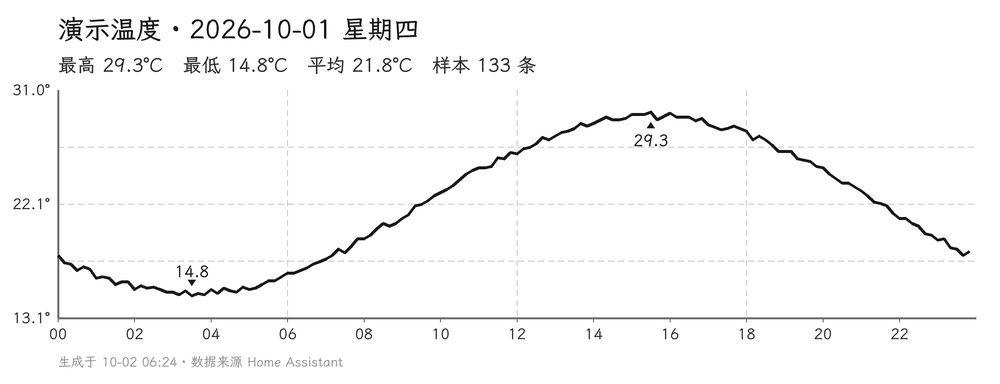
#> input picture ha_temp_chart/example.png, 1000 x 384 px
$ python -i image_processor.py   (imports and definitions only)
#> lines starting #> are read from the running program, lines starting #| are printed output that depends on the picture; after the words box and inside, x2 and y2 are one past the last pixel; in counts of white or black regions, pixels touching at a corner belong together
#!/usr/bin/python3
# -*-coding:utf-8 -*-
import numpy as np
from PIL import Image, ImageFilter, ImageOps, ImageEnhance, ImageDraw, ImageFont
import os


def _pack_block(bits_str: str) -> bytes:
    if len(bits_str) % 8 != 0:
        raise ValueError("bits_str should have the length of multiple of 8")
    partitioned_str = [bits_str[i:i + 8] for i in range(0, len(bits_str), 8)]
    int_str = [int(i, 2) for i in partitioned_str]
    return bytes(int_str)


def binimage2bitstream(bin_image: np.ndarray):
    assert bin_image.max() <= 1 and bin_image.min() >= 0
    return _pack_block(''.join(map(str, bin_image.flatten())))


# [12 lines left out: function im2binimage_threshold, not called in this run]


def dither_atkinson(num, thresh=127):
    derr = np.zeros(num.shape, dtype=float)
    div = 8
    for y in range(num.shape[0]):
        for x in range(num.shape[1]):
            newval = derr[y, x] + float(num[y, x])
            if newval >= thresh:
                errval = newval - 255.0
                num[y, x] = 1.0
            else:
                errval = newval
                num[y, x] = 0.0
            if x + 1 < num.shape[1]:
                derr[y, x + 1] += errval / div
                if x + 2 < num.shape[1]:
                    derr[y, x + 2] += errval / div
            if y + 1 < num.shape[0]:
                if x - 1 >= 0:
                    derr[y + 1, x - 1] += errval / div
                derr[y + 1, x] += errval / div
                if x + 1 < num.shape[1]:
                    derr[y + 1, x + 1] += errval / div
                if y + 2 < num.shape[0]:
                    derr[y + 2, x] += errval / div
    return num * 255


def im2binimage_dither(image_path, width=384):
#> called with image_path = '../ha_temp_chart/example.png', width = 384
    img = Image.open(image_path).convert('L')
#> img is the input picture: PIL image 1000x384 L; min 0, max 255, mean 248.8
    wpercent = (width / float(img.size[0]))
#> wpercent = 0.384
    hsize = int((float(img.size[1]) * float(wpercent)))
#> hsize = 147
    img = img.resize((width, hsize), Image.LANCZOS)
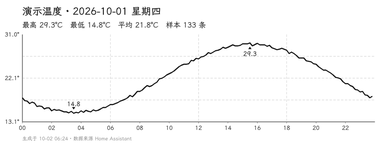
#> img: PIL image 384x147 L; min 5, max 255, mean 248.2
    m = np.array(img).astype(float)
    m2 = dither_atkinson(m)
#> after the loop in dither_atkinson, `for y in range(num.shape[0]):`:
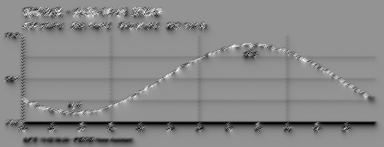
#> derr: shape (147, 384) float64; min -81.56, max 59.51, mean -5.4; drawn with min black and max white
#> after the loop in dither_atkinson, `for y in range(num.shape[0]):`:
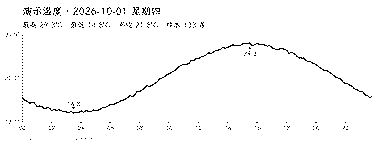
#> num: shape (147, 384) float64; values 0 (black) and 1 (white), 98.1% white; black in thin lines or dots, all inside (x1, y1, x2, y2) = (5, 7, 372, 140)
    out = Image.fromarray(m2[::-1, ::-1].astype(np.uint8))
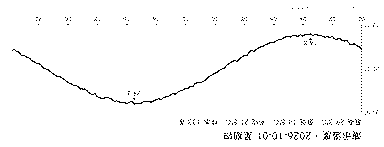
#> out: PIL image 384x147 L; 98.1% white; black in thin lines or dots, all inside (x1, y1, x2, y2) = (12, 7, 379, 140)
    enhancer = ImageEnhance.Contrast(out)
    enhanced_img = enhancer.enhance(4.0)
    np_img = np.array(enhanced_img).astype(int)
    np_img[np_img > 0] = 1
    np_img = 1 - np_img
    return binimage2bitstream(np_img)


# [43 lines left out: functions text_to_image, text_to_bitstream, not called in this run]


class ImageProcessor:
    def __init__(self, width=384):
        self.width = width

    def image_file_to_bitstream(self, image_path, method="dither"):
        if method == "dither":
            return im2binimage_dither(image_path, self.width)
        elif method == "threshold":
            img = Image.open(image_path)
            img_array = np.array(img)
            bin_img = im2binimage_threshold(img_array, self.width)
            return binimage2bitstream(bin_img)
        else:
            raise ValueError("Unsupported method: %s" % method)

    def text_to_bitstream(self, text, font_size=24, line_spacing=8):
        return text_to_bitstream(text, self.width, font_size, line_spacing)

    def text_to_image(self, text, font_size=24, line_spacing=8):
        return text_to_image(text, self.width, font_size, line_spacing)

>>> result = ImageProcessor().image_file_to_bitstream('../ha_temp_chart/example.png')
